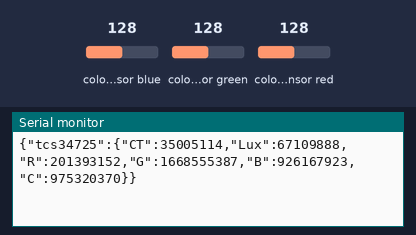
This sketch was run on a simulated Arduino Nano, built with avr-gcc and run on an emulated ATmega328P. Shown: the last lines printed to the serial monitor. Inputs (shaded band) come from the test bench; at power-on: colour sensor blue 128, colour sensor green 128, colour sensor red 128.

Above: at 1.2 s.
1.3 s: colour sensor blue set to 250
At 1.33 s:
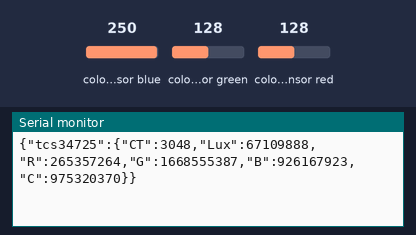
4.3 s: colour sensor green set to 5
At 4.39 s:
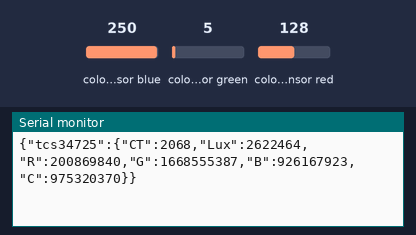
7.3 s: colour sensor green set to 64
At 7.31 s:
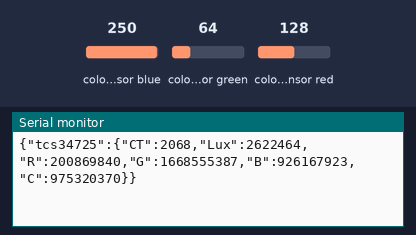
10.3 s: colour sensor blue set to 5
At 10.47 s:
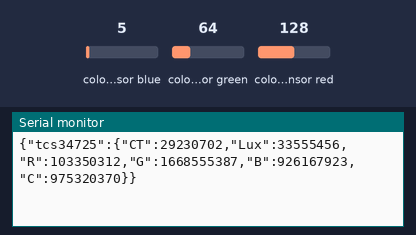
13.3 s: colour sensor blue set to 128
At 13.34 s:
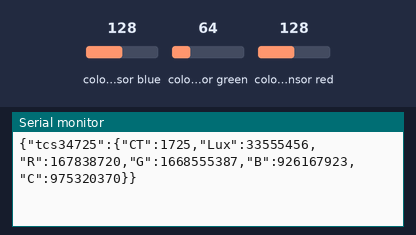
16.3 s: colour sensor green set to 128
At 16.5 s:
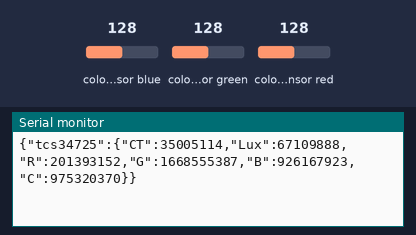
Timing chart, 0 to 19.3 s (numbered marks = the images above; inputs shaded):
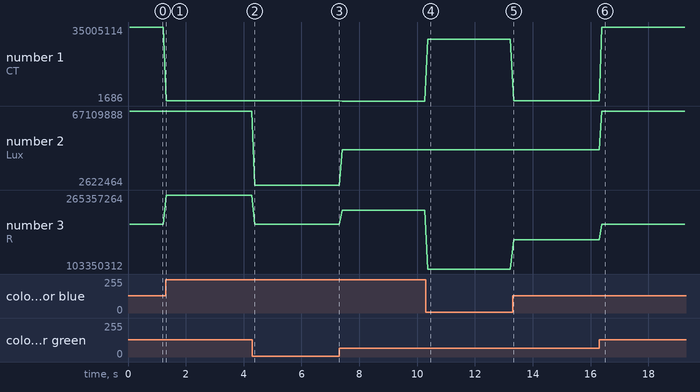

Measured:
- after the input at 1.3 s, the serial monitor: prints a new line at once (image 1)
- after the input at 4.3 s, the serial monitor: prints a new line after 0.08 s (image 2)
- after the input at 10.3 s, the serial monitor: prints a new line after 0.06 s (image 4)
- after the input at 13.3 s, the serial monitor: prints a new line at once (image 5)
- after the input at 16.3 s, the serial monitor: prints a new line after 0.09 s (image 6)
- plotted number 1: 35005114 → 3048 after the input at 1.3 s, 3048 → 2068 after the input at 4.3 s, 2068 → 1686 after the input at 7.3 s, 1686 → 29230702 after the input at 10.3 s, 29230702 → 1725 after the input at 13.3 s
- plotted number 2: 67109888 → 2622464 after the input at 4.3 s, 2622464 → 33555456 after the input at 7.3 s, 33555456 → 67109888 after the input at 16.3 s
- plotted number 3: 201393152 → 265357264 after the input at 1.3 s, 265357264 → 200869840 after the input at 4.3 s, 200869840 → 231802832 after the input at 7.3 s, 231802832 → 103350312 after the input at 10.3 s, 103350312 → 167838720 after the input at 13.3 s

The sketch:

nano-i2c-tcs34725.ino
```cpp
#include <Wire.h>

#include "Adafruit_TCS34725.h"
// modified wire.begin(5,4)

/* Example code for the Adafruit TCS34725 breakout library */

/* Connect SCL    to analog 5
   Connect SDA    to analog 4
   Connect VDD    to 3.3V DC
   Connect GROUND to common ground */

/* Initialise with default values (int time = 2.4ms, gain = 1x) */
Adafruit_TCS34725 tcs = Adafruit_TCS34725(TCS34725_INTEGRATIONTIME_2_4MS, TCS34725_GAIN_1X);

void setup(void) {
  Serial.begin(9600);

  if (tcs.begin()) {
    Serial.println("Found sensor");
  } else {
    Serial.println("No TCS34725 found ... check your connections");
    while (1);
  }

  // Now we're ready to get readings!
}

String read_tcs34725() {
  uint16_t r, g, b, c, colorTemp, lux;
  char json[200];


  tcs.getRawData(&r, &g, &b, &c);
  colorTemp = tcs.calculateColorTemperature(r, g, b);
  lux = tcs.calculateLux(r, g, b);

  //Serial.print("Color Temp: "); Serial.print(colorTemp, DEC); Serial.print(" K - ");
  //Serial.print("Lux: "); Serial.print(lux, DEC); Serial.print(" - ");
  //Serial.print("R: "); Serial.print(r, DEC); Serial.print(" ");
  //Serial.print("G: "); Serial.print(g, DEC); Serial.print(" ");
  //Serial.print("B: "); Serial.print(b, DEC); Serial.print(" ");
  //Serial.print("C: "); Serial.print(c, DEC); Serial.print(" ");
  //Serial.print(r, DEC); Serial.print(" ");
  //Serial.print(g, DEC); Serial.print(" ");
  //Serial.print(b, DEC); Serial.print(" ");
  //Serial.print(c, DEC); Serial.print(" ");
  //Serial.println(" ");

  snprintf (json, 200, "{\"tcs34725\":{\"CT\":%ld,\"Lux\":%ld,\"R\":%ld,\"G\":%ld,\"B\":%ld,\"C\":%ld}}", colorTemp, lux, r, g, b, c);
  //Serial.println(json);

  return json;
}

void loop(void) {
  Serial.println(read_tcs34725());
  //delay(1000);
  }
```
